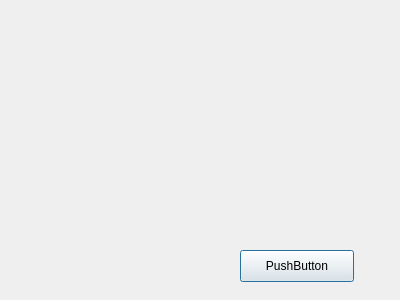
<?xml version="1.0" encoding="UTF-8"?>
<ui version="4.0">
 <class>user</class>
 <widget class="QDialog" name="user">
  <property name="geometry">
   <rect>
    <x>0</x>
    <y>0</y>
    <width>400</width>
    <height>300</height>
   </rect>
  </property>
  <property name="windowTitle">
   <string>Dialog</string>
  </property>
  <widget class="QPushButton" name="pushButton">
   <property name="geometry">
    <rect>
     <x>240</x>
     <y>250</y>
     <width>114</width>
     <height>32</height>
    </rect>
   </property>
   <property name="text">
    <string>PushButton</string>
   </property>
  </widget>
 </widget>
 <resources/>
 <connections/>
</ui>
